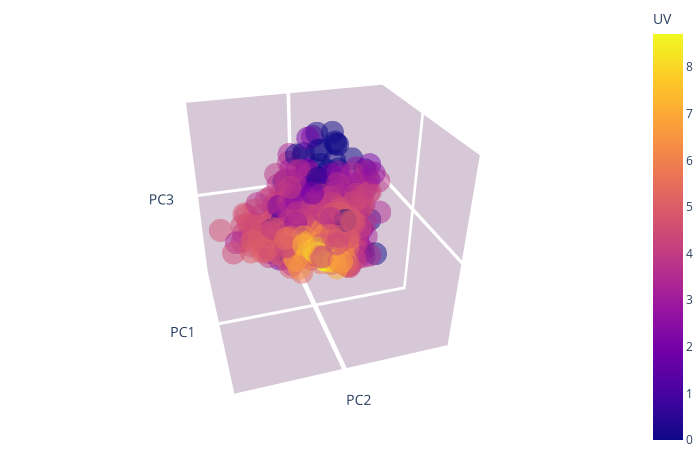

Notebook source saved alongside this figure:
### Code cell
fig = px.scatter_3d(X_pca_log, x='PC1', y='PC2', z='PC3',
              color= objective_name, size_max = 20, opacity = 0.5)

# tight layout
fig.update_layout(margin=dict(l=0, r=0, b=0, t=0))

fig.update_layout(
    autosize = False,
    scene = dict(
        xaxis = dict(autorange=False, 
                     nticks=3, 
                     range=[-4,4],
                     backgroundcolor="rgb(215, 200,215)",
                     gridcolor="white",
                     gridwidth = 2,
                     linecolor = "rgb(255, 255, 255)",
                     linewidth = 10,
                     showbackground=True,
                     zerolinecolor="rgb(255, 255, 255)",
                     zeroline = True,
                     zerolinewidth = 10,
                     showgrid = True,
                     visible = True,
                     showticklabels = False),
        yaxis = dict(autorange=False, 
                     nticks=3, 
                     range=[-4,4],
                     backgroundcolor="rgb(215, 200,215)",
                     gridcolor="white",
                     gridwidth = 2,
                     linecolor = "rgb(255, 255, 255)",
                     linewidth = 10,
                     showbackground=True,
                     zerolinecolor="rgb(255, 255, 255)",
                     zeroline = True,
                     zerolinewidth = 10,
                     showgrid = True,
                     visible = True,
                      showticklabels = False),
        zaxis = dict(autorange=False, 
                     nticks=3, 
                     range=[-4,4],
                     backgroundcolor="rgb(215, 200,215)",
                     gridcolor="white",
                     gridwidth = 2,
                     linecolor = "rgb(255, 255, 255)",
                     linewidth = 10,
                     showbackground=True,
                     zerolinecolor="rgb(255, 255, 255)",
                     zeroline = True,
                     zerolinewidth = 10,
                     showgrid = True,
                     visible = True,
                     showticklabels = False)
                ),
    
    scene_camera = dict(
        up=dict(x=0, y=0, z=1),
        center=dict(x=0, y=0, z=0),
        eye=dict(x=-1.2, y=1.56, z=1.92))
)

### Figure 1 — Plotly figure (JSON) as saved in the notebook; plotly's stock layout.template omitted (floating-point values rounded to 4 significant figures; data arrays with more than 128 entries replaced by an {"elided": "..."} marker saying what was removed)
{"data": [{"hovertemplate": "PC1=%{x}<br>PC2=%{y}<br>PC3=%{z}<br>UV=%{marker.color}<extra></extra>", "legendgroup": "", "marker": {"color": {"elided": "672 float values"}, "coloraxis": "coloraxis", "opacity": 0.5, "symbol": "circle"}, "mode": "markers", "name": "", "scene": "scene", "showlegend": false, "type": "scatter3d", "x": {"elided": "672 float values"}, "y": {"elided": "672 float values"}, "z": {"elided": "672 float values"}}], "layout": {"autosize": false, "coloraxis": {"colorbar": {"title": {"text": "UV"}}, "colorscale": [[0, "#0d0887"], [0.1111, "#46039f"], [0.2222, "#7201a8"], [0.3333, "#9c179e"], [0.4444, "#bd3786"], [0.5556, "#d8576b"], [0.6667, "#ed7953"], [0.7778, "#fb9f3a"], [0.8889, "#fdca26"], [1, "#f0f921"]]}, "height": 450, "legend": {"tracegroupgap": 0}, "margin": {"b": 0, "l": 0, "r": 0, "t": 0}, "scene": {"aspectmode": "auto", "aspectratio": {"x": 0.9609, "y": 1.038, "z": 1.003}, "camera": {"center": {"x": 0, "y": 0, "z": 0}, "eye": {"x": -2.146, "y": 0.6479, "z": 1.353}, "projection": {"type": "perspective"}, "up": {"x": 0, "y": 0, "z": 1}}, "domain": {"x": [0, 1], "y": [0, 1]}, "xaxis": {"autorange": false, "backgroundcolor": "rgb(215, 200,215)", "gridcolor": "white", "gridwidth": 2, "linecolor": "rgb(255, 255, 255)", "linewidth": 10, "nticks": 3, "range": [-4, 4], "showbackground": true, "showgrid": true, "showticklabels": false, "title": {"text": "PC1"}, "type": "linear", "visible": true, "zeroline": true, "zerolinecolor": "rgb(255, 255, 255)", "zerolinewidth": 10}, "yaxis": {"autorange": false, "backgroundcolor": "rgb(215, 200,215)", "gridcolor": "white", "gridwidth": 2, "linecolor": "rgb(255, 255, 255)", "linewidth": 10, "nticks": 3, "range": [-4, 4], "showbackground": true, "showgrid": true, "showticklabels": false, "title": {"text": "PC2"}, "type": "linear", "visible": true, "zeroline": true, "zerolinecolor": "rgb(255, 255, 255)", "zerolinewidth": 10}, "zaxis": {"autorange": false, "backgroundcolor": "rgb(215, 200,215)", "gridcolor": "white", "gridwidth": 2, "linecolor": "rgb(255, 255, 255)", "linewidth": 10, "nticks": 3, "range": [-4, 4], "showbackground": true, "showgrid": true, "showticklabels": false, "title": {"text": "PC3"}, "type": "linear", "visible": true, "zeroline": true, "zerolinecolor": "rgb(255, 255, 255)", "zerolinewidth": 10}}, "width": 700}}
